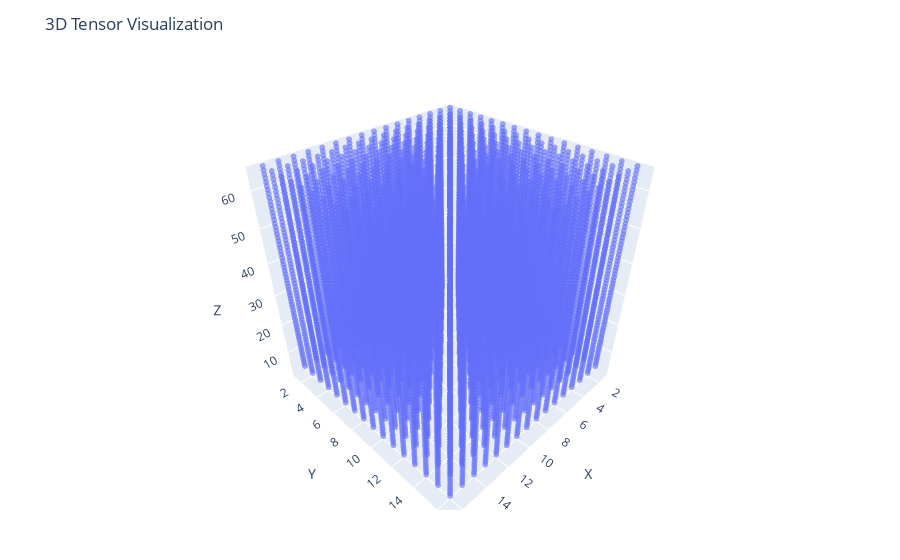

Write notebook code for a chart like this one.
### Markdown cell above
## Load Dleto and take a look!

### Code cell
# Convert RGB values to Float64 by extracting the red channel
# video_array is now (height, width, frames) with RGB pixels
# Extract red component from each RGB pixel
red_channel = map(x -> Float64(x.r), video_array)

println("Red channel tensor shape: ", size(red_channel))
println("Value range: ", minimum(red_channel), " to ", maximum(red_channel))
plotTensor(red_channel, 0.1)

### Figure 1 — Plotly figure (JSON) as saved in the notebook; plotly's stock layout.template omitted (floating-point values rounded to 4 significant figures; data arrays with more than 128 entries replaced by an {"elided": "..."} marker saying what was removed)
{"data": [{"marker": {"opacity": 0.6, "size": 2}, "mode": "markers", "type": "scatter3d", "x": {"elided": "16384 int values"}, "y": {"elided": "16384 int values"}, "z": {"elided": "16384 int values"}}], "layout": {"margin": {"b": 50, "l": 50, "r": 50, "t": 60}, "scene": {"aspectmode": "cube", "xaxis": {"range": [1, 17], "title": "X"}, "yaxis": {"range": [1, 17], "title": "Y"}, "zaxis": {"range": [1, 66], "title": "Z"}}, "title": "3D Tensor Visualization"}}
